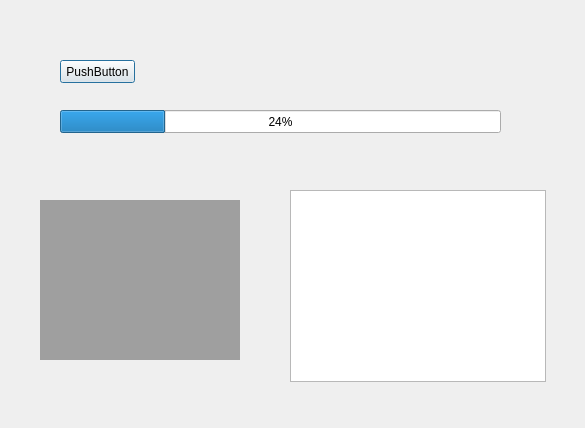
<?xml version="1.0" encoding="UTF-8"?>
<ui version="4.0">
 <class>Dialog</class>
 <widget class="QDialog" name="Dialog">
  <property name="geometry">
   <rect>
    <x>0</x>
    <y>0</y>
    <width>585</width>
    <height>428</height>
   </rect>
  </property>
  <property name="windowTitle">
   <string>Dialog</string>
  </property>
  <widget class="QMdiArea" name="mdiArea">
   <property name="geometry">
    <rect>
     <x>40</x>
     <y>200</y>
     <width>200</width>
     <height>160</height>
    </rect>
   </property>
  </widget>
  <widget class="QGraphicsView" name="graphicsView">
   <property name="geometry">
    <rect>
     <x>290</x>
     <y>190</y>
     <width>256</width>
     <height>192</height>
    </rect>
   </property>
  </widget>
  <widget class="QProgressBar" name="progressBar">
   <property name="geometry">
    <rect>
     <x>60</x>
     <y>110</y>
     <width>441</width>
     <height>23</height>
    </rect>
   </property>
   <property name="value">
    <number>24</number>
   </property>
  </widget>
  <widget class="QPushButton" name="pushButton">
   <property name="geometry">
    <rect>
     <x>60</x>
     <y>60</y>
     <width>75</width>
     <height>23</height>
    </rect>
   </property>
   <property name="text">
    <string>PushButton</string>
   </property>
  </widget>
 </widget>
 <resources/>
 <connections/>
</ui>
